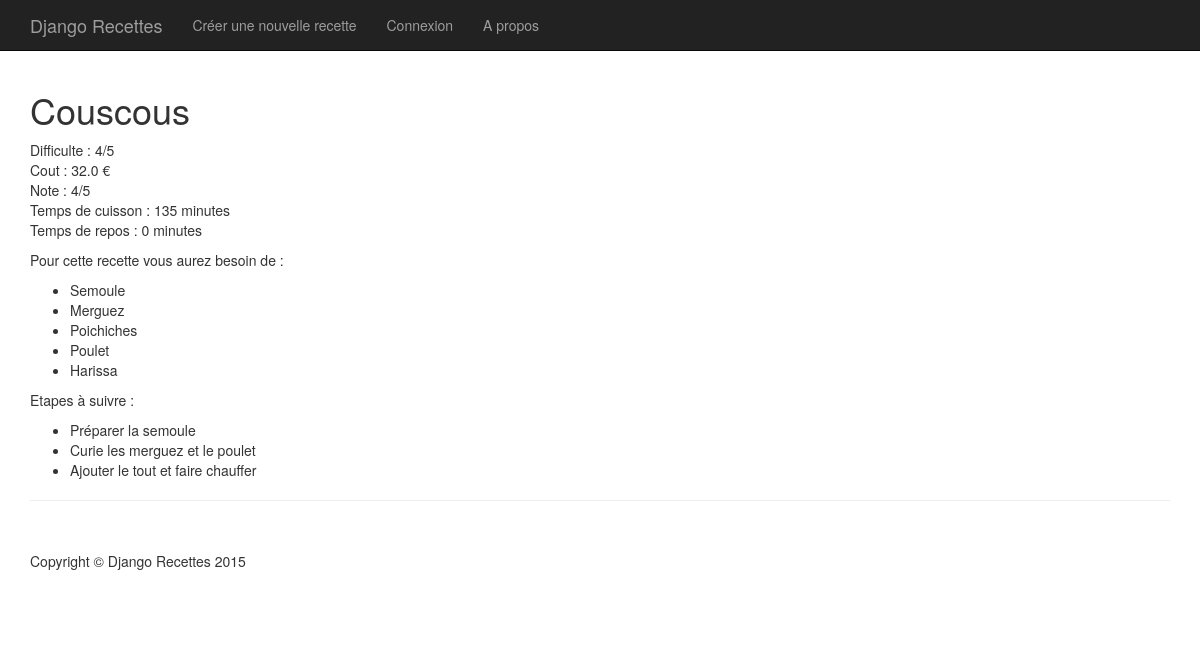
The app's page /recettes/3/ with its own data.
### recette/models.py (models this page shows, shortened)
class Recette(models.Model):
    titre = models.CharField(max_length=150)
    type_recette = models.ForeignKey('Type_Recette')
    difficulte = models.PositiveIntegerField()
    cout = models.FloatField()
    temps_cuisson = models.PositiveIntegerField()
    temps_repos = models.PositiveIntegerField()
    note = models.PositiveIntegerField()
    date_creation = models.DateField(auto_now=True)
    ingredients = models.ManyToManyField('Ingredient')
    images = models.ManyToManyField('Images', blank=True, null=True)
    etapes = models.ManyToManyField('Etape')
    commentaires = models.ManyToManyField('Commentaire', blank=True, null=True)

class Ingredient(models.Model):
    nom_ingredient = models.CharField(max_length=100)
    def __str__(self):
        return self.nom_ingredient

class Etape(models.Model):
    numero_etape = models.PositiveIntegerField()
    nom_etape = models.CharField(max_length=150)
    def __str__(self):
        return self.nom_etape

### recette/views.py (the view)
# urls.py: url(r'recettes/(?P<id>\d+)/$', recettes, name="recettes"),
def recettes(request, id):
    recette = get_object_or_404(Recette, id=id)
    contexte = {
        'recette': recette,
    }
    return render(request, 'recette/recette.html', contexte)

### recette/templates/recette/recette.html
{% extends 'recette/_base.html' %}
{% block contenu %}
    <h1> {{ recette.titre }} </h1>
    <p>Difficulte : {{ recette.difficulte }}/5
        <br/>Cout : {{ recette.cout }} €
        <br/>Note : {{ recette.note }}/5
        <br/>Temps de cuisson : {{ recette.temps_cuisson }} minutes
        <br/>Temps de repos : {{ recette.temps_repos }} minutes</p>
    <p>Pour cette recette vous aurez besoin de :
    <ul>
        {% for ingredient in recette.ingredients.all %}
            <li>{{ ingredient }}</li>
        {% endfor %}
    </ul>
    </p>
    <p>Etapes à suivre :
    <ul>
        {% for etape in recette.etapes.all %}
            <li>{{ etape }}</li>
        {% endfor %}
    </ul>
    </p>
{% endblock %}

### recette/templates/recette/_base.html (shortened to what this page needs)
{% load static %}
<!DOCTYPE html>
<html lang="en">
<head>
    <link href="{% static 'recette/css/bootstrap.min.css' %}" rel="stylesheet">
    <link href="{% static 'recette/css/1-col-portfolio.css' %}" rel="stylesheet">
</head>
<body>
<nav class="navbar navbar-inverse navbar-fixed-top" role="navigation">
    <div class="container">
        <div class="navbar-header">
            <a class="navbar-brand" href="/index">Django Recettes</a>
        </div>
        <div class="collapse navbar-collapse" id="bs-example-navbar-collapse-1">
            <ul class="nav navbar-nav">
                <li>
                    <a href="#">Créer une nouvelle recette</a>
                </li>
                <li>
                    {% if is_user_authenticated %}
                        <a href="/logout">Déconnexion</a>
                    {% else %}
                        <a href="/login">Connexion</a>
                    {% endif %}
                </li>
                <li>
                    <a href="#">A propos</a>
                </li>
            </ul>
        </div>
    </div>
</nav>
<div class="container">
    {% block contenu %}{% endblock %}
    <hr>
    <footer>
        <div class="row">
            <div class="col-lg-12">
                <p>Copyright &copy; Django Recettes 2015</p>
            </div>
        </div>
    </footer>
</div>
</body>
</html>

### recette/static/recette/css/1-col-portfolio.css (style rules this page uses)
body { padding-top: 70px; }
footer { margin: 50px 0; }

### records on screen
Recette: titre "Couscous", difficulte "4", cout "32.0", note "4", temps_cuisson "135", temps_repos "0"
Ingredient: nom_ingredient "Semoule"
Ingredient: nom_ingredient "Merguez"
Ingredient: nom_ingredient "Poichiches"
Ingredient: nom_ingredient "Poulet"
Ingredient: nom_ingredient "Harissa"
Etape: nom_etape "Préparer la semoule"
Etape: nom_etape "Curie les merguez et le poulet"
Etape: nom_etape "Ajouter le tout et faire chauffer"
